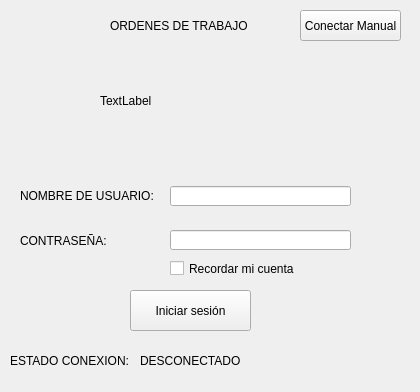
<?xml version="1.0" encoding="UTF-8"?>
<ui version="4.0">
 <class>Form</class>
 <widget class="QWidget" name="Form">
  <property name="geometry">
   <rect>
    <x>0</x>
    <y>0</y>
    <width>420</width>
    <height>392</height>
   </rect>
  </property>
  <property name="windowTitle">
   <string>Iniciar sesión</string>
  </property>
  <widget class="QPushButton" name="btn_iniciar">
   <property name="geometry">
    <rect>
     <x>130</x>
     <y>290</y>
     <width>121</width>
     <height>41</height>
    </rect>
   </property>
   <property name="text">
    <string>Iniciar sesión</string>
   </property>
  </widget>
  <widget class="QLabel" name="label">
   <property name="geometry">
    <rect>
     <x>20</x>
     <y>180</y>
     <width>141</width>
     <height>31</height>
    </rect>
   </property>
   <property name="styleSheet">
    <string notr="true">font: 10pt &quot;Times New Roman&quot;;</string>
   </property>
   <property name="text">
    <string>NOMBRE DE USUARIO:</string>
   </property>
  </widget>
  <widget class="QLineEdit" name="txt_usuario">
   <property name="geometry">
    <rect>
     <x>170</x>
     <y>186</y>
     <width>181</width>
     <height>20</height>
    </rect>
   </property>
  </widget>
  <widget class="QLabel" name="label_2">
   <property name="geometry">
    <rect>
     <x>20</x>
     <y>230</y>
     <width>111</width>
     <height>21</height>
    </rect>
   </property>
   <property name="styleSheet">
    <string notr="true">font: 10pt &quot;Times New Roman&quot;;</string>
   </property>
   <property name="text">
    <string>CONTRASEÑA:</string>
   </property>
  </widget>
  <widget class="QLineEdit" name="txt_contra">
   <property name="geometry">
    <rect>
     <x>170</x>
     <y>230</y>
     <width>181</width>
     <height>20</height>
    </rect>
   </property>
  </widget>
  <widget class="QLabel" name="label_3">
   <property name="geometry">
    <rect>
     <x>110</x>
     <y>-10</y>
     <width>181</width>
     <height>71</height>
    </rect>
   </property>
   <property name="styleSheet">
    <string notr="true">font: 75 12pt &quot;Times New Roman&quot;;</string>
   </property>
   <property name="text">
    <string>ORDENES DE TRABAJO</string>
   </property>
  </widget>
  <widget class="QLabel" name="lb_logo">
   <property name="geometry">
    <rect>
     <x>100</x>
     <y>60</y>
     <width>191</width>
     <height>81</height>
    </rect>
   </property>
   <property name="text">
    <string>TextLabel</string>
   </property>
   <property name="scaledContents">
    <bool>true</bool>
   </property>
  </widget>
  <widget class="QLabel" name="label_5">
   <property name="geometry">
    <rect>
     <x>10</x>
     <y>350</y>
     <width>121</width>
     <height>21</height>
    </rect>
   </property>
   <property name="styleSheet">
    <string notr="true">font: 10pt &quot;Times New Roman&quot;;</string>
   </property>
   <property name="text">
    <string>ESTADO CONEXION:</string>
   </property>
  </widget>
  <widget class="QPushButton" name="btn_manual">
   <property name="geometry">
    <rect>
     <x>300</x>
     <y>10</y>
     <width>101</width>
     <height>31</height>
    </rect>
   </property>
   <property name="text">
    <string>Conectar Manual</string>
   </property>
  </widget>
  <widget class="QLabel" name="lb_conexion">
   <property name="geometry">
    <rect>
     <x>140</x>
     <y>350</y>
     <width>211</width>
     <height>21</height>
    </rect>
   </property>
   <property name="styleSheet">
    <string notr="true">font: 10pt &quot;Times New Roman&quot;;</string>
   </property>
   <property name="text">
    <string>DESCONECTADO</string>
   </property>
  </widget>
  <widget class="QCheckBox" name="checkBox">
   <property name="geometry">
    <rect>
     <x>170</x>
     <y>260</y>
     <width>181</width>
     <height>17</height>
    </rect>
   </property>
   <property name="text">
    <string>Recordar mi cuenta</string>
   </property>
  </widget>
 </widget>
 <resources/>
 <connections/>
</ui>
